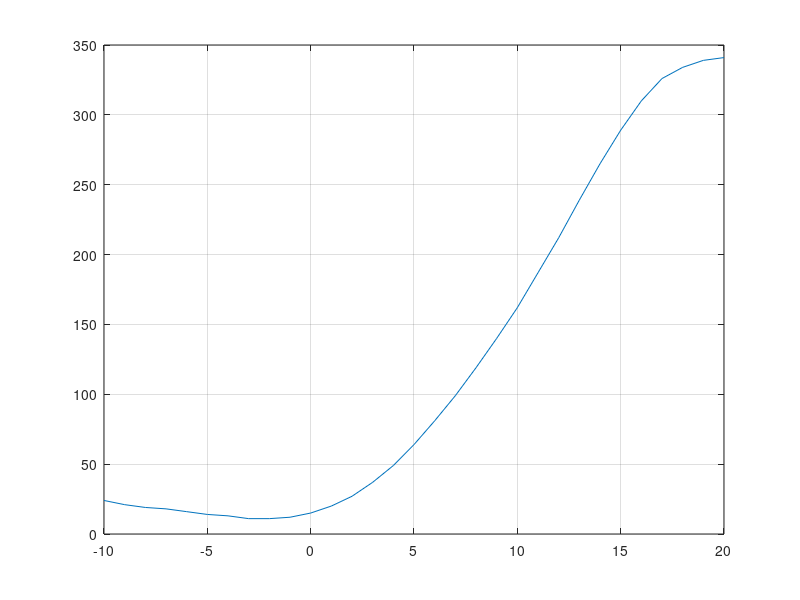

Write MATLAB code to recreate this figure.
saltedData = csvread("octaveSalter.csv")

x = saltedData(:,1)
y = saltedData(:,2)

smoothedY = y
windowVal = 3
smoothingTimes = 3

for i = 1:smoothingTimes
  for j = 1:length(y)
    count = 0
    avgTotal = 0
    for k = j-windowVal:j+windowVal
      if(k > 0 && k <= length(y))
        avgTotal = avgTotal + smoothedY(k)
        count = count + 1
      endif
    endfor
    smoothedY(j) = round(avgTotal/count)
  endfor
endfor

plot(x, smoothedY)
grid on
xlabel = ("x-Values")
ylabel = ("Smoothed y-Values")
title = ("Smoothed Graph of Salted Data")
values = [x, smoothedY]
csvwrite("octaveSmoother.csv", values)
